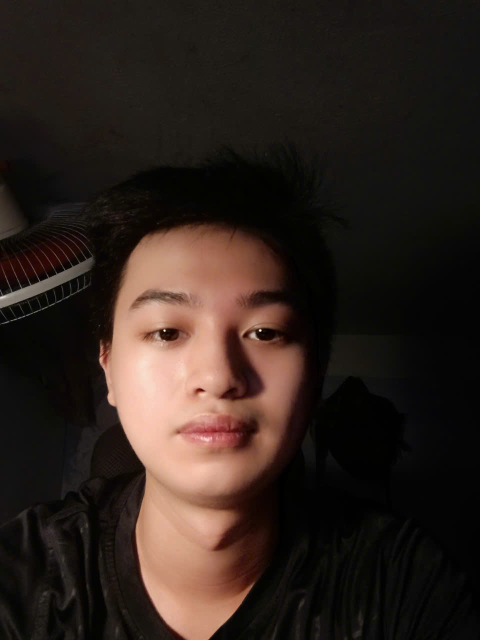
#> input picture homework/z5741534484443_be526e5d87feb1423a83d14dd4e880db.jpg, 960 x 1280 px, found by its file name (shown at 1/2 size)
$ jupyter execute --allow-errors 21064051_NguyenHungAnh_BTVN_1782024.ipynb
#> lines starting #> are read from the running program, lines starting #| are printed output that depends on the picture; after the words box and inside, x2 and y2 are one past the last pixel; in counts of white or black regions, pixels touching at a corner belong together
Cài Thư viện

[cell 1]
import cv2
import numpy as np
import matplotlib.pyplot as plt

Read and dispaly image

[cell 2]
#path
iname =  "C:/Users/hung0/Documents/XuLyAnh/21064051_NguyenHungAnh_BTVN_1782024/z5741534484443_be526e5d87feb1423a83d14dd4e880db.jpg"

#read image
image = cv2.imread(iname)
#> image is the input picture: shape (1280, 960, 3); mean B, G, R 29.4, 35.4, 46.8
image

[cell 3]
#shape
image.shape
#> Out = (1280, 960, 3)

[cell 4]
h,w, num_channels = image.shape
#> h = 1280; w = 960; num_channels = 3

[cell 5]
print("height: %d, width: %d, num_channel: %d" % (h,w,num_channels))
#| height: 1280, width: 960, num_channel: 3

[cell 6]
image.size
#> Out = 3686400

[cell 7]
image.dtype

[cell 8]
plt.imshow(image)

[cell 9]
plt.imshow(image[:,:,::-1])

imread() with different color format

[cell 10]
img = cv2.imread(iname, 0)
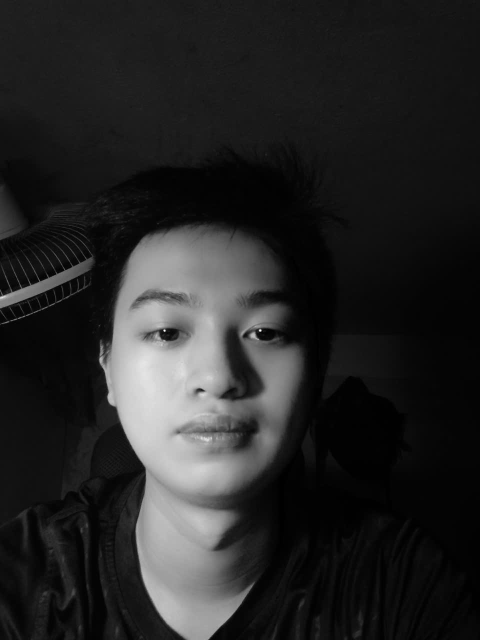
#> img: shape (1280, 960) (shown at 1/2 size); min 0, max 255, mean 38.1
plt.imshow(img, cmap = "gray")

#> (a cell that did not finish here is left out)

Make a ranndom image

[cell 12]
#another way
array = np.random.randint(0,256,120000)
grayImage = array.reshape(300,400)
plt.imshow(grayImage, cmap= "gray")
colorImage = array.reshape(100,400,3)
#ptl.imshow(colorImage[:,:,::-1])
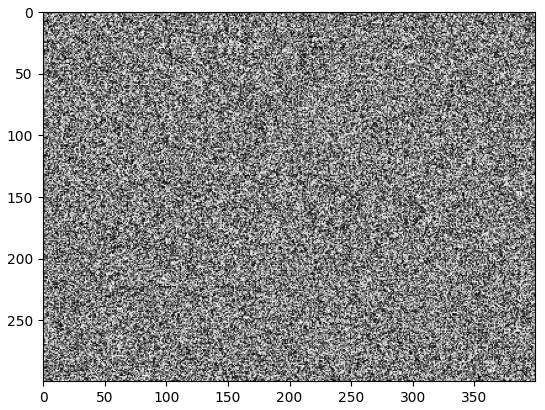
#> figure drawn by matplotlib, 1 panel

Accessing image data with numpy.arrray

[cell 13]
image = cv2.imread(iname)
plt.imshow(image[:,:,::-1])

[cell 14]
image[0,0]
#> Out = [25, 31, 38]

[cell 15]
image[0:10, 10:20]

[cell 16]
# Giả sử ảnh có kích thước height x width x 3
height, width, _ = image.shape
#> height = 1280; width = 960

# Xác định vị trí trung tâm
center_y = height // 2
#> center_y = 640
center_x = width // 2
#> center_x = 480

# Xác định các chỉ số để lấy vùng ảnh 5x5 từ trung tâm
half_size = 100  # 5x5 => half_size = (5-1)//2
corner_image = image[center_y-half_size:center_y+half_size+1, center_x-half_size:center_x+half_size+1, :]
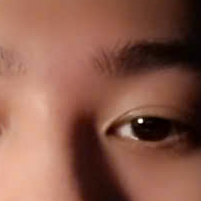
#> corner_image: shape (201, 201, 3); mean B, G, R 75.3, 91.4, 139.5

# Hiển thị vùng ảnh đã cắt
plt.imshow(corner_image[:,:,::-1])
plt.show()

[cell 17]
# Giả sử img là ảnh gốc và corner_image đã được cắt ra từ giữa ảnh

# Sao chép ảnh gốc
full_image_copy = image.copy()

# Tính toán tọa độ của phần giữa ảnh (vùng đã cắt)
height, width, _ = image.shape
center_y = height // 2
center_x = width // 2
half_size = corner_image.shape[0] // 2
#> half_size = 100

# Thay thế phần giữa bằng màu đỏ (255, 0, 0)
full_image_copy[center_y-half_size:center_y+half_size+1, center_x-half_size:center_x+half_size+1, :] = [255, 0, 0]
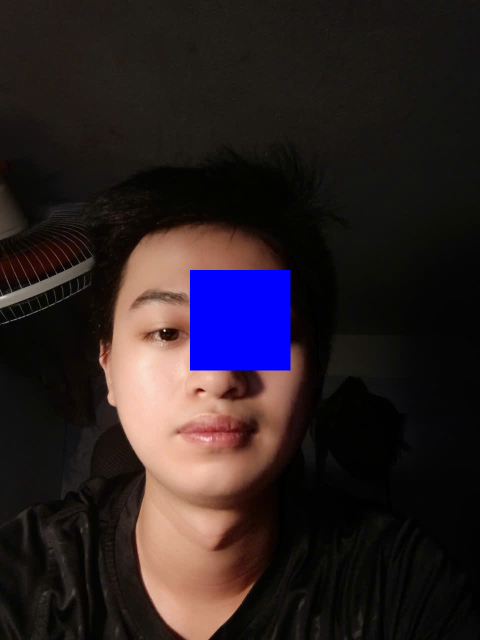
#> full_image_copy: shape (1280, 960, 3) (shown at 1/2 size); 3.29% of pixels changed, all inside (x1, y1, x2, y2) = (380, 540, 581, 741)

# Hiển thị ảnh đã thay đổi
plt.imshow(full_image_copy)
plt.show()

Resizing images

[cell 18]
resized_image = cv2.resize(img, (100, 100))
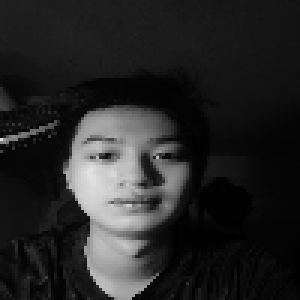
#> resized_image: shape (100, 100) (shown 3 times larger); min 0, max 226, mean 38

plt.imshow(cv2.cvtColor(resized_image, cv2.COLOR_BGR2RGB))
plt.show()

[cell 19]
new_w = 200
aspect_ratio = h/w
#> aspect_ratio = 1.33
new_h = int(new_w*aspect_ratio)
#> new_h = 266
print(new_h)
#| 266

[cell 20]
resized = cv2.resize(image, (new_w,new_h))
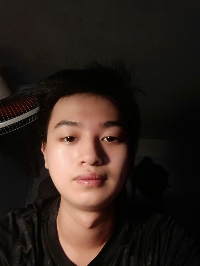
#> resized: shape (266, 200, 3); mean B, G, R 29.4, 35.3, 46.8
plt.imshow(resized[:,:,::-1])

[cell 21]
cv2.imwrite("resized_sv.jpg", resized)
#> Out = True

[cell 22]
img_xam_4bit = (img // 16)
img_xam_2bit = (img // 64)
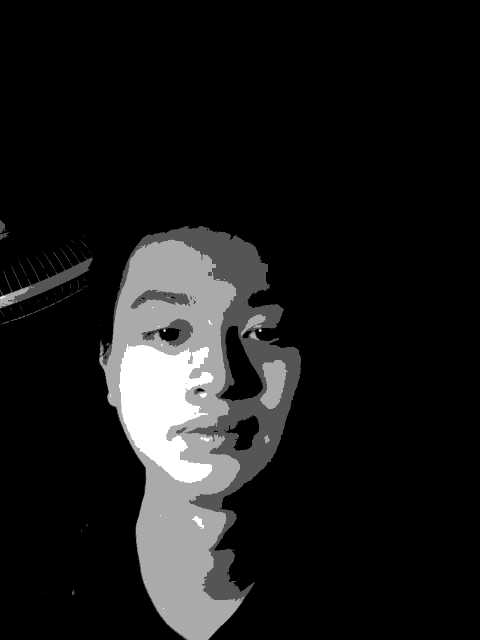
#> img_xam_2bit: shape (1280, 960) (shown at 1/2 size); min 0, max 3, mean 0.305; drawn with min black and max white
img_xam_1bit = (img // 128)
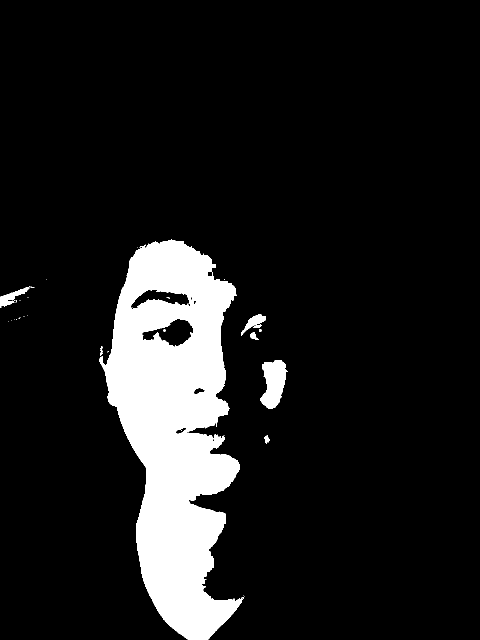
#> img_xam_1bit: shape (1280, 960) (shown at 1/2 size); values 0 (black) and 1 (white), 11.3% white; 36 white regions (27 under 20 px), largest, box (x1, y1, x2, y2) and area: (199, 479, 488, 1280) 133174, (520, 720, 576, 818) 3517, (0, 574, 59, 613) 817

plt.figure(figsize=(15,5))
plt.subplot(1,4,1)
plt.imshow(img,cmap = "gray")
plt.title("Ảnh xám gốc")
plt.subplot(1,4,2)
plt.imshow(img_xam_4bit,cmap = "gray")
plt.title("Ảnh xám 4 bit")
plt.subplot(1,4,3)
plt.imshow(img_xam_2bit,cmap = "gray")
plt.title("Ảnh xám 2 bit")
plt.subplot(1,4,4)
plt.imshow(img_xam_1bit,cmap = "gray")
plt.title("Ảnh xám 1 bit")

Flip

[cell 23]
result = cv2.flip(image, 0)
plt.imshow(result)

flip Chiều ngang

[cell 24]
result = cv2.flip(img, 1)
#> result: shape (1280, 960)
plt.imshow(result)

Xoay ảnh

[cell 25]
result = result.transpose()
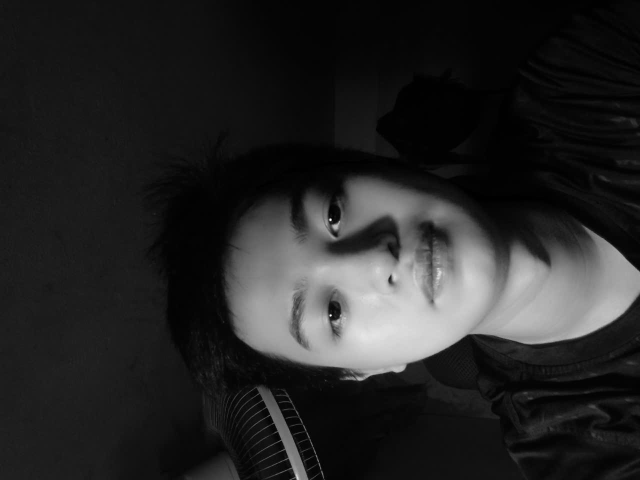
#> result: shape (960, 1280) (shown at 1/2 size); min 0, max 255, mean 38.1
plt.imshow(result)

Điều chỉnh độ sáng tối của ảnh

[cell 26]
result = img.copy()
result = result + 50
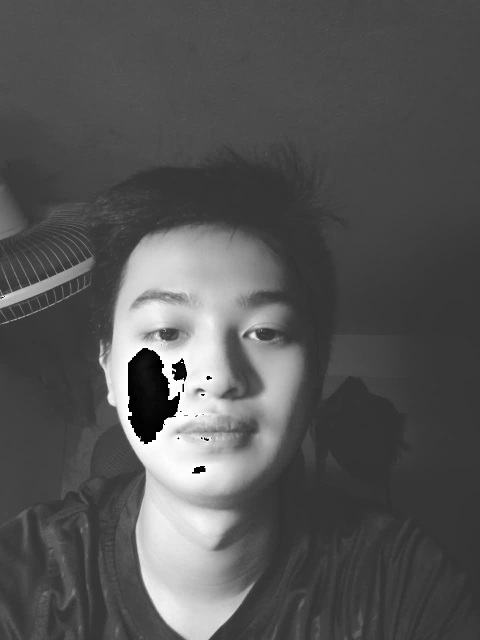
#> result: shape (1280, 960) (shown at 1/2 size); min 0, max 255, mean 85.1
plt.imshow(result, cmap ="gray")
